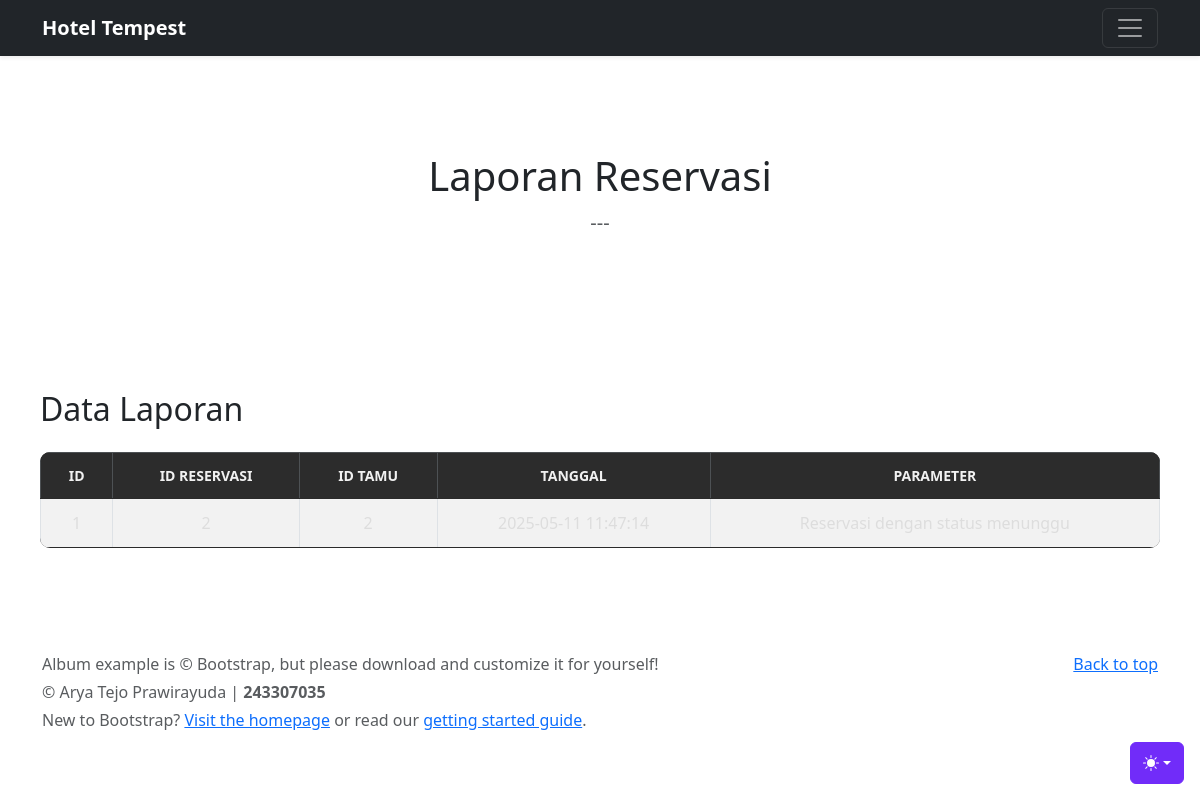
The app's page /Admin/laporan.php with its own data.
### tables this page shows
CREATE TABLE IF NOT EXISTS `laporan` (
  `id` int NOT NULL AUTO_INCREMENT,
  `dibuat_oleh` int DEFAULT NULL,
  `dibuat_pada` timestamp NULL DEFAULT CURRENT_TIMESTAMP,
  `parameter` text,
  `reservasi_id` int DEFAULT NULL,
  PRIMARY KEY (`id`),
  KEY `dibuat_oleh` (`dibuat_oleh`),
  KEY `reservasi_id` (`reservasi_id`),
  CONSTRAINT `laporan_ibfk_1` FOREIGN KEY (`dibuat_oleh`) REFERENCES `pengguna` (`id`),
  CONSTRAINT `laporan_ibfk_2` FOREIGN KEY (`reservasi_id`) REFERENCES `reservasi` (`id`) ON DELETE SET NULL
);

### db_hotel.php (called while the page is built)
<?php
class Koneksi {
    private $host = "localhost";
    private $user = "root";
    private $pass = "";
    private $dbname = "db_hotel";
    private $conn;
    public function __construct() {
        try {
            $dsn = "mysql:host={$this->host};dbname={$this->dbname};charset=utf8mb4";
            $this->conn = new PDO($dsn, $this->user, $this->pass);
            $this->conn->setAttribute(PDO::ATTR_ERRMODE, PDO::ERRMODE_EXCEPTION);
        } catch (PDOException $e) {
            die("Koneksi Gagal: " . $e->getMessage());
        }
    }
    public function getKoneksi() {
        return $this->conn;
    }
}
?>

### Model/laporan.php (called while the page is built, shortened)
<?php
class Laporan
{
    private $db;
    public function __construct() {
        $koneksi = new Koneksi();
        $this->db = $koneksi->getKoneksi();
    }
    public function getAllLaporan() {
        $query = "SELECT * FROM laporan";
        $proses = $this->db->prepare($query);
        $proses->execute();
        return $proses->fetchAll(PDO::FETCH_ASSOC);
    }
}

### Admin/laporan.php (the view, shortened to what this page needs)
<?php
require_once '../Model/laporan.php';
require_once '../db_hotel.php';
$laporanModel = new Laporan();
$laporanList = $laporanModel->getAllLaporan();
?>
<!doctype html>
<html lang="en" data-bs-theme="auto">
    <head>
        <link rel="stylesheet" href="https://cdn.jsdelivr.net/npm/@docsearch/css@3">
        <link href="../bootstrap-5.3.3-examples/assets/dist/css/bootstrap.min.css" rel="stylesheet">
    </head>
    <body>
        <div class="dropdown position-fixed bottom-0 end-0 mb-3 me-3 bd-mode-toggle">
            <button class="btn btn-bd-primary py-2 dropdown-toggle d-flex align-items-center"
                    id="bd-theme"
                    type="button"
                    aria-expanded="false"
                    data-bs-toggle="dropdown"
                    aria-label="Toggle theme (auto)">
                <svg class="bi my-1 theme-icon-active" width="1em" height="1em"><use href="#circle-half"></use></svg>
            </button>
        </div>
        <header data-bs-theme="dark">
            <?php include __DIR__ . '/../View/component/tampil_header.php'; ?>
        </header>
        <main>
            <section class="py-5 text-center container">
                <?php include __DIR__ . '/../View/component/tampil_section.php'; ?>
            </section>
            <div class="isi">
                <h2>Data Laporan</h2>
                <table class="table table-striped table-bordered mt-4">
                    <thead class="table-dark">
                        <tr>
                            <th>ID</th>
                            <th>ID Reservasi</th>
                            <th>ID Tamu</th>
                            <th>Tanggal</th>
                            <th>Parameter</th>
                        </tr>
                    </thead>
                    <tbody>
                        <?php if (empty($laporanList)) : ?>
                            <tr>
                                <td colspan="5" class="text-center">Data tidak ditemukan.</td>
                            </tr>
                        <?php else : ?>
                            <?php foreach ($laporanList as $laporan) : ?>
                                <tr>
                                    <td><?= $laporan['id'] ?></td>
                                    <td><?= $laporan['reservasi_id'] ?></td>
                                    <td><?= $laporan['dibuat_oleh'] ?></td>
                                    <td><?= $laporan['dibuat_pada'] ?></td>
                                    <td><?= $laporan['parameter'] ?></td>
                                </tr>
                            <?php endforeach; ?>
                        <?php endif; ?>
                    </tbody>
                </table>
            </div>
        </main>
        <footer class="text-body-secondary py-5">
            <?php include __DIR__ . '/../View/component/tampil_footer.php'; ?>
        </footer>
    </body>
</html>

### Admin/laporan.php (style rules this page uses)
.bi { vertical-align: -.125em; fill: currentColor; }
.btn-bd-primary { --bd-violet-bg: #712cf9; --bd-violet-rgb: 112.520718, 44.062154, 249.437846; --bs-btn-font-weight: 600; --bs-btn-color: var(--bs-white); --bs-btn-bg: var(--bd-violet-bg); --bs-btn-border-color: var(--bd-violet-bg); --bs-btn-hover-color: var(--bs-white); --bs-btn-hover-bg: #6528e0; --bs-btn-hover-border-color: #6528e0; --bs-btn-focus-shadow-rgb: var(--bd-violet-rgb); --bs-btn-active-color: var(--bs-btn-hover-color); --bs-btn-active-bg: #5a23c8; --bs-btn-active-border-color: #5a23c8; }
.bd-mode-toggle { z-index: 1500; }
.isi { margin: 0; padding: 40px; }
.table { width: 100%; border-collapse: collapse; background-color: #1e1e1e; border-radius: 10px; overflow: hidden; box-shadow: 0 0 10px rgba(255, 255, 255, 0.1); }
.table th, .table td { padding: 12px 16px; text-align: center; border-bottom: 1px solid #2a2a2a; }
.table th { background-color: #2c2c2c; color: #f1f1f1; text-transform: uppercase; font-size: 14px; }
.table td { color: #dddddd; }
.text-center { text-align: center; }

### records on screen
laporan: id "1", reservasi "2", dibuat_oleh "2", dibuat_pada "2025-05-11 11:47:14", parameter "Reservasi dengan status menunggu"

### other values on screen
$judul_section "Laporan Reservasi"
$isi_section "---"
